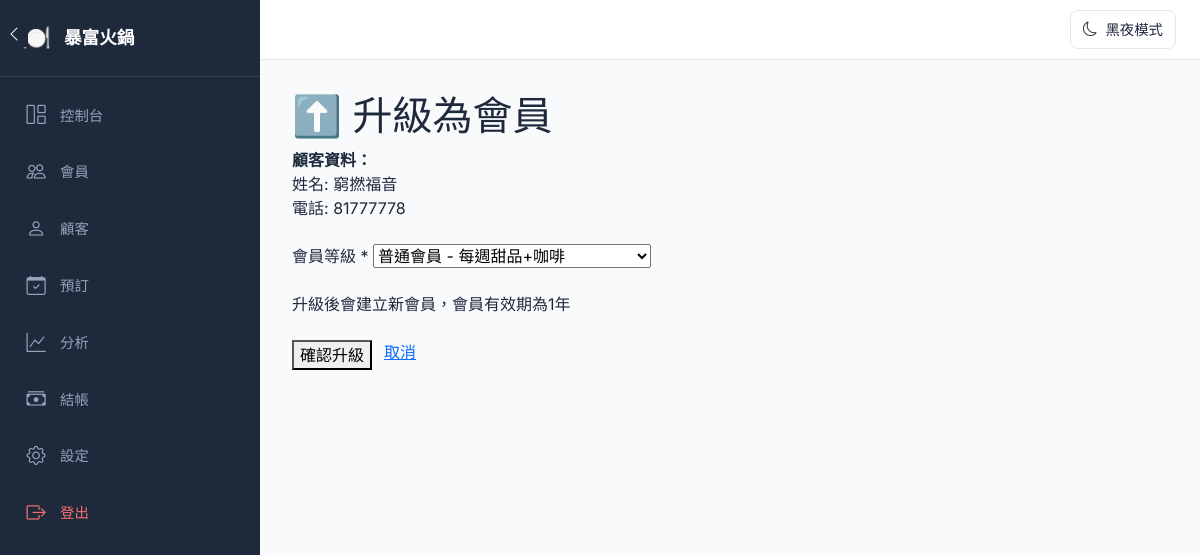
The page /customers/2/upgrade (signed in) on the database its author committed.
### app.py (models this page shows)
class Settings(Base):
    __tablename__ = 'settings'
    id = Column(Integer, primary_key=True)
    restaurant_name = Column(String(100), default='我的餐廳')
    dark_mode = Column(Integer, default=0)  # 0 = light, 1 = dark

class Customer(Base):
    __tablename__ = 'customers'
    id = Column(Integer, primary_key=True)
    name = Column(String(100), nullable=False)
    phone = Column(String(20), unique=True, nullable=False)
    email = Column(String(100))
    birthday = Column(DateTime)
    tags = Column(String(500))  # 標籤，用逗號分隔
    address = Column(String(200))
    avg_spend = Column(Float, default=0.0)
    preferences = Column(Text)  # e.g. "愛辣、不吃蔥"
    allergies = Column(Text)  # 過敏食物
    notes = Column(Text)  # 額外備註
    visits = Column(Integer, default=0)
    total_spent = Column(Float, default=0)  # 總消費
    points = Column(Integer, default=0)  # 積分 (已停用)
    created_at = Column(DateTime, default=datetime.utcnow)
    updated_at = Column(DateTime, default=datetime.utcnow, onupdate=datetime.utcnow)

### app.py (the view, shortened to what this page needs)
@app.route('/customers/<int:customer_id>/upgrade', methods=['GET', 'POST'])
@login_required
def upgrade_to_member(customer_id):
    db = get_db_session()
    customer = db.query(Customer).get(customer_id)
    if not customer:
        flash('顧客不存在', 'error')
        db.close()
        return redirect(url_for('customers'))
    db.close()
    return render_template('upgrade_to_member.html', customer=customer)

### app.py (called while the page is built)
@app.after_request
def add_header(response):
    response.headers['Cache-Control'] = 'no-cache, no-store, must-revalidate'
    response.headers['Pragma'] = 'no-cache'
    response.headers['Expires'] = '0'
    return response

@app.context_processor
def inject_dark_mode():
    db = get_db_session()
    settings_obj = db.query(Settings).first()
    dark_mode = settings_obj.dark_mode if settings_obj else 0
    restaurant_name = settings_obj.restaurant_name if settings_obj else '我的餐廳'
    db.close()
    return dict(dark_mode=dark_mode, restaurant_name=restaurant_name)

def get_db_session():
    return Session()

def login_required(f):
    @wraps(f)
    def decorated_function(*args, **kwargs):
        if 'employee_id' not in session:
            return redirect(url_for('login'))
        return f(*args, **kwargs)
    return decorated_function

### templates/upgrade_to_member.html (shortened to what this page needs)
{% extends "base.html" %}
{% block content %}
    <div class="cp-header">
        <h1 class="cp-title">⬆️ 升級為會員</h1>
    </div>
    <div class="cp-card" style="max-width: 500px;">
        <div class="cp-alert cp-alert-success mb-4">
            <strong>顧客資料：</strong><br>
            姓名: {{ customer.name }}<br>
            電話: {{ customer.phone }}<br>
        </div>
        <form method="POST">
            <div class="mb-4">
                <label class="cp-form-label">會員等級 *</label>
                <select name="tier" class="cp-form-control" required>
                    <option value="普通會員">普通會員 - 每週甜品+咖啡</option>
                </select>
            </div>
            <div class="cp-alert cp-alert-success mb-4">
                升級後會建立新會員，會員有效期為1年
            </div>
            <div style="display: flex; gap: 0.75rem;">
                <button type="submit" class="cp-btn cp-btn-primary">確認升級</button>
                <a href="{{ url_for('customers') }}" class="cp-btn cp-btn-secondary">取消</a>
            </div>
        </form>
    </div>
{% endblock %}

### templates/base.html (shortened to what this page needs)
<!DOCTYPE html>
<html lang="zh-HK">
<head>
    <link href="https://cdn.jsdelivr.net/npm/bootstrap@5.3.3/dist/css/bootstrap.min.css" rel="stylesheet">
    <link rel="stylesheet" href="https://cdn.jsdelivr.net/npm/bootstrap-icons@1.11.0/font/bootstrap-icons.css">
</head>
<body>
    <nav id="sidebar">
        <div class="sidebar-brand">
            <span class="sidebar-brand-icon">🍽️</span>
            <span class="sidebar-brand-text">{{ restaurant_name|default('暴富火鍋') }}</span>
        </div>
        <ul class="sidebar-menu">
            <li class="sidebar-menu-item">
                <a href="{{ url_for('dashboard') }}" class="sidebar-menu-link {% if request.endpoint == 'dashboard' %}active{% endif %}">
                    <i class="bi bi-grid-1x2"></i><span>控制台</span>
                </a>
            </li>
            <li class="sidebar-menu-item">
                <a href="{{ url_for('members') }}" class="sidebar-menu-link {% if request.endpoint in ['members', 'add_member', 'edit_member', 'topup_member'] %}active{% endif %}">
                    <i class="bi bi-people"></i><span>會員</span>
                </a>
            </li>
            <li class="sidebar-menu-item">
                <a href="{{ url_for('customers') }}" class="sidebar-menu-link {% if request.endpoint in ['customers', 'add_customer', 'edit_customer'] %}active{% endif %}">
                    <i class="bi bi-person"></i><span>顧客</span>
                </a>
            </li>
            <li class="sidebar-menu-item">
                <a href="{{ url_for('reservations') }}" class="sidebar-menu-link {% if request.endpoint in ['reservations', 'add_reservation'] %}active{% endif %}">
                    <i class="bi bi-calendar-check"></i><span>預訂</span>
                </a>
            </li>
            <li class="sidebar-menu-item">
                <a href="{{ url_for('analytics') }}" class="sidebar-menu-link {% if request.endpoint == 'analytics' %}active{% endif %}">
                    <i class="bi bi-graph-up"></i><span>分析</span>
                </a>
            </li>
            <li class="sidebar-menu-item">
                <a href="{{ url_for('checkout') }}" class="sidebar-menu-link {% if request.endpoint in ['checkout', 'checkout_result'] %}active{% endif %}">
                    <i class="bi bi-cash-stack"></i><span>結帳</span>
                </a>
            </li>
            <li class="sidebar-menu-item">
                <a href="{{ url_for('settings') }}" class="sidebar-menu-link {% if request.endpoint == 'settings' %}active{% endif %}">
                    <i class="bi bi-gear"></i><span>設定</span>
                </a>
            </li>
            <li class="sidebar-menu-item" style="margin-top: auto;">
                <a href="{{ url_for('logout') }}" class="sidebar-menu-link" style="color: #f87171;">
                    <i class="bi bi-box-arrow-right"></i><span>登出</span>
                </a>
            </li>
        </ul>
    </nav>
    <button id="sidebarToggle" onclick="toggleSidebar()">
        <i class="bi bi-chevron-left"></i>
    </button>
    <div class="top-bar">
        <button class="theme-toggle" onclick="toggleTheme()">
            <i class="bi bi-moon" id="themeIcon"></i>
            <span id="themeText">黑夜模式</span>
        </button>
    </div>
    <main id="mainContent">
        {% block content %}{% endblock %}
    </main>
</body>
</html>

### templates/base.html (style rules this page uses)
* { box-sizing: border-box; }
:root { --sidebar-width: 260px; --sidebar-collapsed: 72px; --sidebar-bg: #1e293b; --sidebar-hover: #334155; --sidebar-active: #3b82f6; --bg-color: #f8fafc; --card-bg: #ffffff; --text-color: #1e293b; --border-color: #e2e8f0; }
body { font-family: 'Inter', -apple-system, sans-serif; margin: 0; background: var(--bg-color); color: var(--text-color); transition: background 0.3s, color 0.3s; }
#sidebar { position: fixed; top: 0; left: 0; width: var(--sidebar-width); height: 100vh; background: var(--sidebar-bg); z-index: 1000; overflow: hidden; display: flex; flex-direction: column; transition: width 0.3s ease; }
.sidebar-brand { padding: 20px; border-bottom: 1px solid #334155; display: flex; align-items: center; gap: 12px; color: #fff; font-size: 1.1rem; font-weight: 600; white-space: nowrap; }
.sidebar-brand-icon { font-size: 1.5rem; min-width: 32px; text-align: center; }
.sidebar-menu { list-style: none; padding: 12px; margin: 0; flex: 1; }
.sidebar-menu-item { margin-bottom: 4px; }
.sidebar-menu-link { display: flex; align-items: center; gap: 12px; padding: 12px; color: #94a3b8; text-decoration: none; border-radius: 8px; font-weight: 500; font-size: 0.9rem; white-space: nowrap; transition: all 0.2s; }
.sidebar-menu-link i { font-size: 1.2rem; min-width: 24px; text-align: center; }
#sidebarToggle { position: fixed; top: 20px; width: 28px; height: 28px; background: var(--sidebar-bg); border: none; border-radius: 6px; color: #fff; cursor: pointer; z-index: 1001; transition: left 0.3s ease, transform 0.3s ease; display: flex; align-items: center; justify-content: center; }
.top-bar { position: fixed; top: 0; left: var(--sidebar-width); right: 0; height: 60px; background: var(--card-bg); border-bottom: 1px solid var(--border-color); display: flex; align-items: center; justify-content: flex-end; padding: 0 24px; z-index: 999; transition: left 0.3s ease; }
.theme-toggle { background: none; border: 1px solid var(--border-color); border-radius: 8px; padding: 8px 12px; cursor: pointer; color: var(--text-color); display: flex; align-items: center; gap: 8px; font-size: 0.9rem; transition: all 0.2s; }
#mainContent { margin-left: var(--sidebar-width); margin-top: 60px; padding: 32px; min-height: calc(100vh - 60px); transition: margin-left 0.3s ease; }

### rows shown on the page
Settings: restaurant_name "暴富火鍋"
Customer: name "窮撚福音", phone "81777778"
